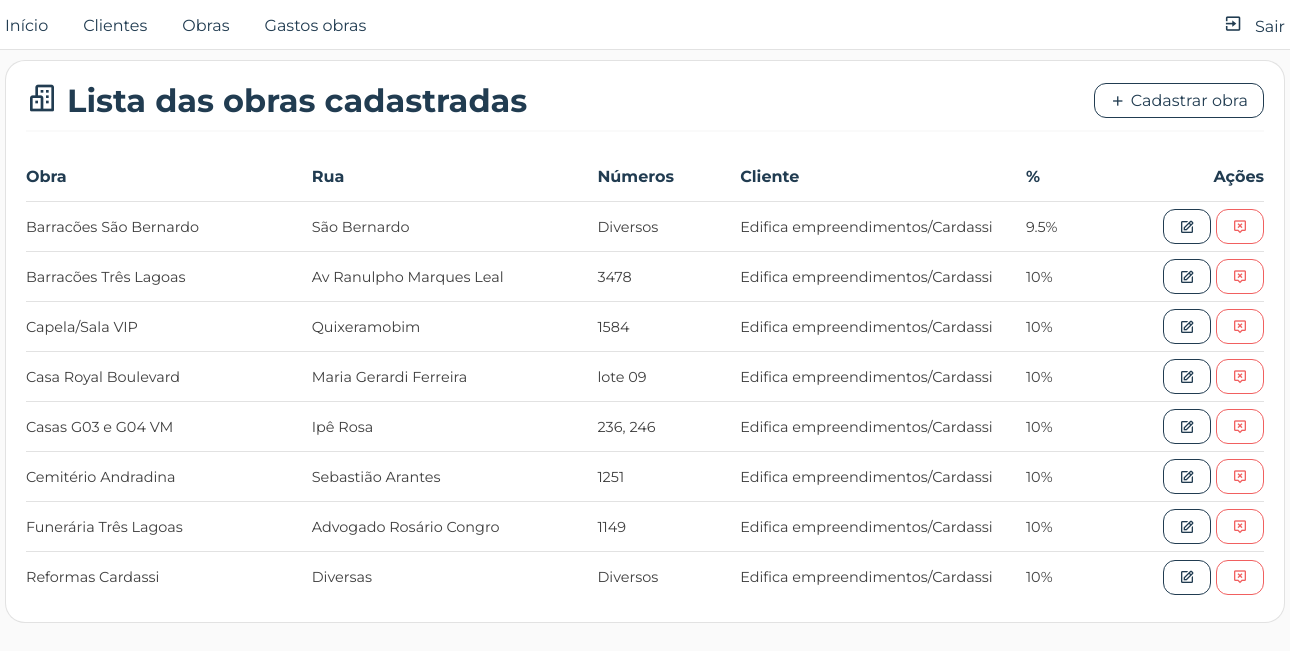
/pages/front/listas/lista_obras.php (signed in), run on an earlier commit of the app's database.
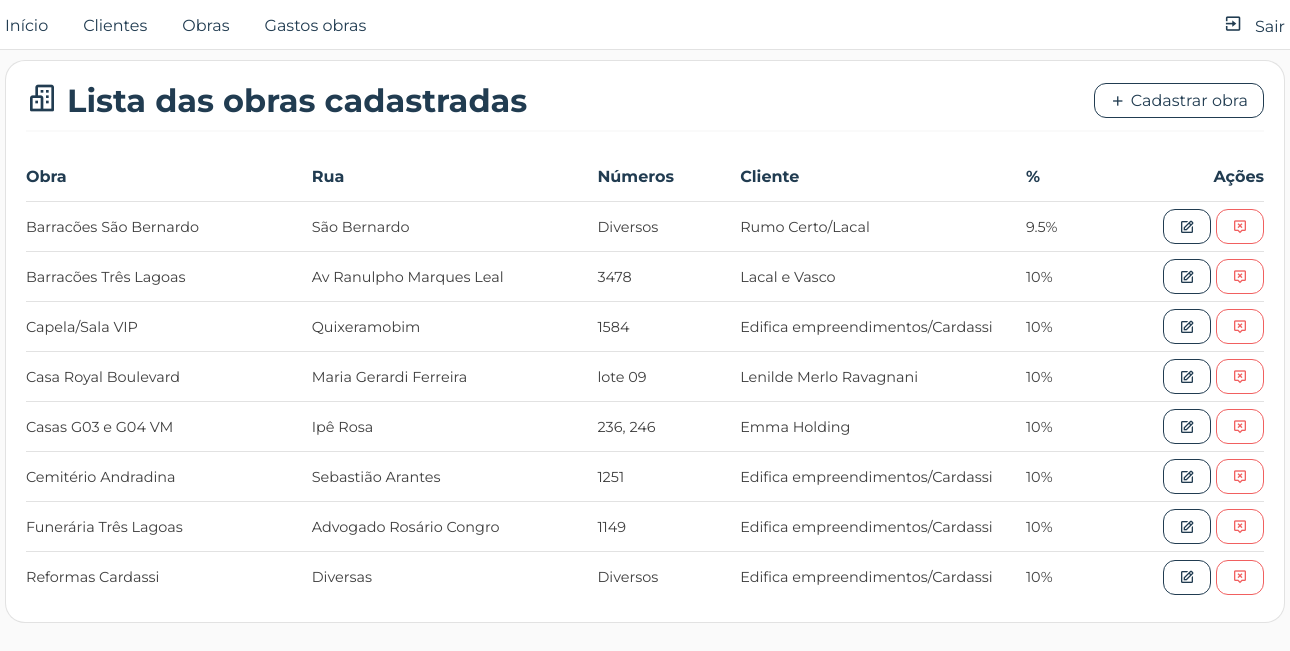
And on a later commit of the database.
### tables this page shows
CREATE TABLE `obras` (
  `id` int(11) NOT NULL,
  `nome` varchar(50) NOT NULL,
  `cpf_cnpj_cliente` varchar(20) NOT NULL,
  `id_cidade` int(11) NOT NULL,
  `rua` varchar(50) NOT NULL,
  `numObra` char(10) NOT NULL,
  `porcentagem_cobranca` char(5) NOT NULL
);

CREATE TABLE `clientes` (
  `cpf_cnpj` varchar(20) NOT NULL,
  `nome` varchar(50) NOT NULL,
  `tipo_cliente` char(2) DEFAULT NULL
);

### pages/back/listas/lista_obrasdb.php (called while the page is built)
<?php
   require_once(__DIR__."/../../conexao/connection.php");
   try {
      $query = $conn->prepare("SELECT
                                 O.id,
                                 O.nome AS nomeObra,
                                 O.rua,
                                 O.numObra,
                                 O.porcentagem_cobranca AS porcentagem,
                                 C.cpf_cnpj,
                                 C.nome AS nomeCliente,
                                 Ci.cidade
                               FROM obras O
                               INNER JOIN clientes C
                               ON O.cpf_cnpj_cliente = C.cpf_cnpj
                               INNER JOIN cidades Ci
                               ON O.id_cidade = Ci.id
                               ORDER BY nomeObra ASC");
      $query->execute();
      if($query) {
         $obras = $query->fetchAll(PDO::FETCH_ASSOC);
         return $obras;
      }
   } catch(PDOException $erro) {
      echo $erro;
      echo "Não foi possível recuperar as obras cadastradas";
      exit();
   }
?>

### pages/front/listas/lista_obras.php (the view, shortened to what this page needs)
<?php
   require_once(__DIR__."/../../back/listas/lista_obrasdb.php");
?>
<!DOCTYPE html>
<html lang="pt-br">
<head>
      <link rel="stylesheet" href="<?= BASE_URL; ?>css/reset.css">
      <link rel="stylesheet" href="<?= BASE_URL; ?>css/style.css">
      <link rel="stylesheet" href="<?= BASE_URL; ?>css/listas.css">
      <link rel="stylesheet" href="<?= BASE_URL; ?>css/table.css">
</head>
<body>
      <?php require_once(__DIR__."/../menu.php"); ?>
      <div class="container container_lista">
         <div class="row rowTitulo">
            <h1><i class='bx bx-buildings icon_titulo' ></i> Lista das obras cadastradas</h1>
            <nav>
               <a href="<?= BASE_URL; ?>pages/front/cadastros/cadastrar_obras.php" class="btn nav"><i class='bx bx-plus'></i> Cadastrar obra</a>
            </nav>
         </div>
         <div class="row lista">
            <table class="tabela_gastos_obras">
               <tr class="linha_cabecalho">
                  <th class="f1-2">Obra</th>
                  <th class="f1-2">Rua</th>
                  <th class="f-6">Números</th>
                  <th class="f1-2">Cliente</th>
                  <th class="f-5">%</th>
                  <th class="f-5 celula_botoes_acoes">Ações</th>
               </tr>
               <?php
                  foreach($obras as $linha) {
               ?>
               <tr>
                  <td class="f1-2">
                     <p class=""><?= $linha['nomeObra']; ?></p>
                  </td>
                  <td class="f1-2">
                     <?= $linha['rua']; ?>
                  </td>
                  <td class="f-6">
                     <?= $linha['numObra']; ?>
                  </td>
                  <td class="f1-2">
                     <?= $linha['nomeCliente']; ?>
                  </td>
                  <td class="f-5">
                     <?= $linha['porcentagem'] != null ? $linha['porcentagem'].'%' : "Não definido"; ?>
                  </td>
                  <td class="f-5 celula_botoes_acoes">
                     <a href="<?= BASE_URL; ?>pages/front/edits/editar_obra.php?id=<?= $linha['id']; ?>" class="btn editar">
                        <i class='bx bx-edit'></i>
                     </a>
                     <a
                        href="<?= BASE_URL; ?>pages/back/excluir/excluir_obradb.php?id=<?= $linha['id']; ?>"
                        class="btn excluir"
                        onclick="confirmarExclusao(event, '')">
                        <i class='bx bx-message-alt-x'></i>
                     </a>
                  </td>
               </tr>
               <?php
                  }
               ?>
            </table>
         </div>
      </div>
</body>
</html>

What changed in the data, as far as the page shows it:
changed obras "Barracões São Bernardo": clientes.nome "Edifica empreendimentos/Cardassi" → "Rumo Certo/Lacal"
changed obras "Barracões Três Lagoas": clientes.nome "Edifica empreendimentos/Cardassi" → "Lacal e Vasco"
changed obras "Casa Royal Boulevard": clientes.nome "Edifica empreendimentos/Cardassi" → "Lenilde Merlo Ravagnani"
changed obras "Casas G03 e G04 VM": clientes.nome "Edifica empreendimentos/Cardassi" → "Emma Holding"
